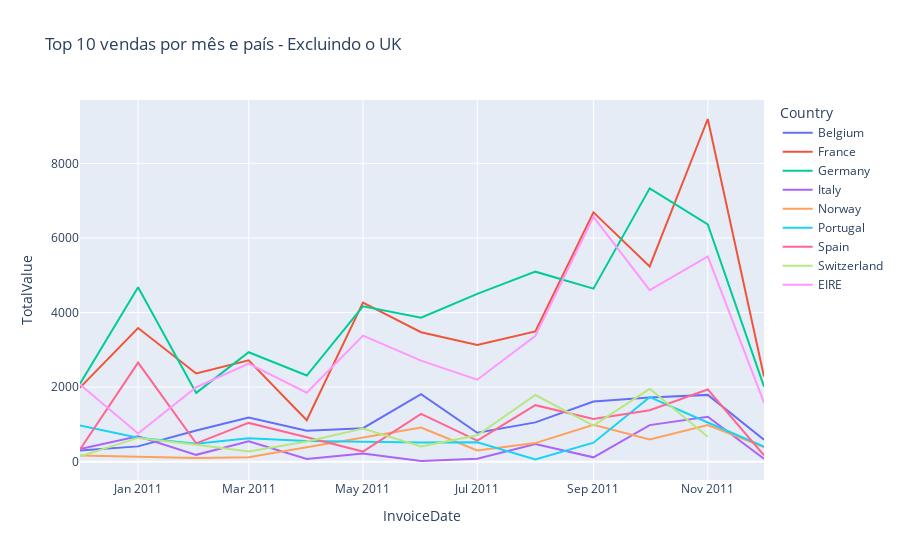

The cell this chart's notebook holds for it:
### Code cell
agg_sales_country_top_10 = agg_sales_country[agg_sales_country['Country'].isin(top_10_countries) & (agg_sales_country['Country'] != 'United Kingdom')]

agg_sales_country_top_10 = agg_sales_country_top_10.sort_values('InvoiceDate')

px.line(agg_sales_country_top_10, 'InvoiceDate', 'TotalValue', color='Country', title='Top 10 vendas por mês e país - Excluindo o UK')

### Figure 1 — Plotly figure (JSON) as saved in the notebook; plotly's stock layout.template omitted (floating-point values rounded to 4 significant figures)
{"data": [{"hovertemplate": "Country=Belgium<br>InvoiceDate=%{x}<br>TotalValue=%{y}<extra></extra>", "legendgroup": "Belgium", "line": {"color": "#636efa", "dash": "solid"}, "marker": {"symbol": "circle"}, "mode": "lines", "name": "Belgium", "orientation": "v", "showlegend": true, "type": "scatter", "x": ["2010-12", "2011-01", "2011-02", "2011-03", "2011-04", "2011-05", "2011-06", "2011-07", "2011-08", "2011-09", "2011-10", "2011-11", "2011-12"], "xaxis": "x", "y": [302.5, 409.9, 834.9, 1184.0, 829.3, 897.4, 1808.0, 776.2, 1054.0, 1611.0, 1717.0, 1791.0, 587.3], "yaxis": "y"}, {"hovertemplate": "Country=France<br>InvoiceDate=%{x}<br>TotalValue=%{y}<extra></extra>", "legendgroup": "France", "line": {"color": "#EF553B", "dash": "solid"}, "marker": {"symbol": "circle"}, "mode": "lines", "name": "France", "orientation": "v", "showlegend": true, "type": "scatter", "x": ["2010-12", "2011-01", "2011-02", "2011-03", "2011-04", "2011-05", "2011-06", "2011-07", "2011-08", "2011-09", "2011-10", "2011-11", "2011-12"], "xaxis": "x", "y": [1985.0, 3583.0, 2364.0, 2717, 1112.0, 4268.0, 3472.0, 3130.0, 3491.0, 6685.0, 5237.0, 9190.0, 2286.0], "yaxis": "y"}, {"hovertemplate": "Country=Germany<br>InvoiceDate=%{x}<br>TotalValue=%{y}<extra></extra>", "legendgroup": "Germany", "line": {"color": "#00cc96", "dash": "solid"}, "marker": {"symbol": "circle"}, "mode": "lines", "name": "Germany", "orientation": "v", "showlegend": true, "type": "scatter", "x": ["2010-12", "2011-01", "2011-02", "2011-03", "2011-04", "2011-05", "2011-06", "2011-07", "2011-08", "2011-09", "2011-10", "2011-11", "2011-12"], "xaxis": "x", "y": [2091.0, 4678.0, 1844.0, 2935.0, 2310.0, 4168.0, 3862.0, 4501.0, 5095.0, 4639.0, 7331.0, 6361.0, 2011.0], "yaxis": "y"}, {"hovertemplate": "Country=Italy<br>InvoiceDate=%{x}<br>TotalValue=%{y}<extra></extra>", "legendgroup": "Italy", "line": {"color": "#ab63fa", "dash": "solid"}, "marker": {"symbol": "circle"}, "mode": "lines", "name": "Italy", "orientation": "v", "showlegend": true, "type": "scatter", "x": ["2010-12", "2011-01", "2011-02", "2011-03", "2011-04", "2011-05", "2011-06", "2011-07", "2011-08", "2011-09", "2011-10", "2011-11", "2011-12"], "xaxis": "x", "y": [339.8, 678.8, 183, 547.4, 74.15, 219.6, 17.7, 79.2, 473.7, 116.2, 980.1, 1206.0, 79.95], "yaxis": "y"}, {"hovertemplate": "Country=Norway<br>InvoiceDate=%{x}<br>TotalValue=%{y}<extra></extra>", "legendgroup": "Norway", "line": {"color": "#FFA15A", "dash": "solid"}, "marker": {"symbol": "circle"}, "mode": "lines", "name": "Norway", "orientation": "v", "showlegend": true, "type": "scatter", "x": ["2010-12", "2011-02", "2011-03", "2011-06", "2011-07", "2011-08", "2011-09", "2011-10", "2011-11", "2011-12"], "xaxis": "x", "y": [163.4, 97.4, 115.4, 916.3, 300.6, 498.2, 989.5, 597.2, 981.2, 389.4], "yaxis": "y"}, {"hovertemplate": "Country=Portugal<br>InvoiceDate=%{x}<br>TotalValue=%{y}<extra></extra>", "legendgroup": "Portugal", "line": {"color": "#19d3f3", "dash": "solid"}, "marker": {"symbol": "circle"}, "mode": "lines", "name": "Portugal", "orientation": "v", "showlegend": true, "type": "scatter", "x": ["2010-12", "2011-01", "2011-02", "2011-03", "2011-04", "2011-05", "2011-06", "2011-07", "2011-08", "2011-09", "2011-10", "2011-11", "2011-12"], "xaxis": "x", "y": [971.7, 640.6, 478.8, 624.6, 554.4, 535.0, 511.6, 519.1, 58.1, 509.3, 1730.0, 1051.0, 401.9], "yaxis": "y"}, {"hovertemplate": "Country=Spain<br>InvoiceDate=%{x}<br>TotalValue=%{y}<extra></extra>", "legendgroup": "Spain", "line": {"color": "#FF6692", "dash": "solid"}, "marker": {"symbol": "circle"}, "mode": "lines", "name": "Spain", "orientation": "v", "showlegend": true, "type": "scatter", "x": ["2010-12", "2011-01", "2011-02", "2011-03", "2011-04", "2011-05", "2011-06", "2011-07", "2011-08", "2011-09", "2011-10", "2011-11", "2011-12"], "xaxis": "x", "y": [327.9, 2657.0, 489.8, 1039.0, 653.2, 270.4, 1282.0, 565.4, 1514.0, 1145.0, 1381.0, 1935.0, 167.7], "yaxis": "y"}, {"hovertemplate": "Country=Switzerland<br>InvoiceDate=%{x}<br>TotalValue=%{y}<extra></extra>", "legendgroup": "Switzerland", "line": {"color": "#B6E880", "dash": "solid"}, "marker": {"symbol": "circle"}, "mode": "lines", "name": "Switzerland", "orientation": "v", "showlegend": true, "type": "scatter", "x": ["2010-12", "2011-01", "2011-02", "2011-03", "2011-04", "2011-05", "2011-06", "2011-07", "2011-08", "2011-09", "2011-10", "2011-11"], "xaxis": "x", "y": [142.2, 637.3, 454, 273.6, 541.4, 885.8, 406.7, 709.2, 1788.0, 967.0, 1954.0, 670.2], "yaxis": "y"}, {"hovertemplate": "Country=EIRE<br>InvoiceDate=%{x}<br>TotalValue=%{y}<extra></extra>", "legendgroup": "EIRE", "line": {"color": "#FF97FF", "dash": "solid"}, "marker": {"symbol": "circle"}, "mode": "lines", "name": "EIRE", "orientation": "v", "showlegend": true, "type": "scatter", "x": ["2010-12", "2011-01", "2011-02", "2011-03", "2011-04", "2011-05", "2011-06", "2011-07", "2011-08", "2011-09", "2011-10", "2011-11", "2011-12"], "xaxis": "x", "y": [2069.0, 753.6, 1996.0, 2629.0, 1850.0, 3380.0, 2710.0, 2199.0, 3374.0, 6565.0, 4598.0, 5506.0, 1584.0], "yaxis": "y"}], "layout": {"legend": {"title": {"text": "Country"}, "tracegroupgap": 0}, "title": {"text": "Top 10 vendas por mês e país - Excluindo o UK"}, "xaxis": {"anchor": "y", "domain": [0, 1], "title": {"text": "InvoiceDate"}}, "yaxis": {"anchor": "x", "domain": [0, 1], "title": {"text": "TotalValue"}}}}
